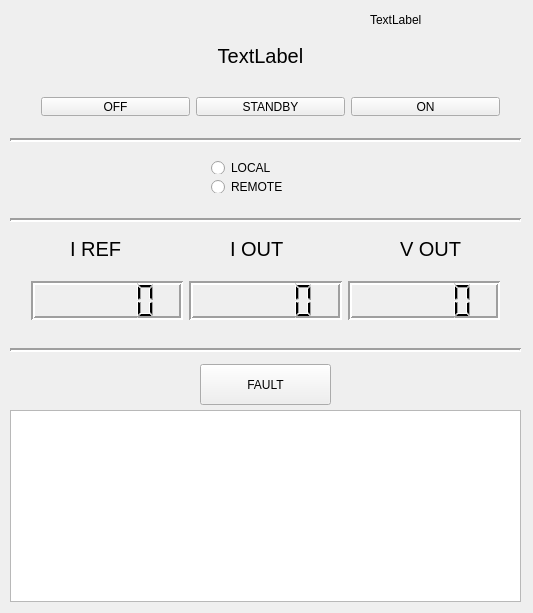
<?xml version="1.0" encoding="UTF-8"?>
<ui version="4.0">
 <class>Widget</class>
 <widget class="QWidget" name="Widget">
  <property name="geometry">
   <rect>
    <x>0</x>
    <y>0</y>
    <width>533</width>
    <height>613</height>
   </rect>
  </property>
  <property name="windowTitle">
   <string>Widget</string>
  </property>
  <widget class="QLabel" name="statusLabel">
   <property name="geometry">
    <rect>
     <x>120</x>
     <y>40</y>
     <width>281</width>
     <height>31</height>
    </rect>
   </property>
   <property name="font">
    <font>
     <pointsize>15</pointsize>
    </font>
   </property>
   <property name="layoutDirection">
    <enum>Qt::LeftToRight</enum>
   </property>
   <property name="frameShape">
    <enum>QFrame::NoFrame</enum>
   </property>
   <property name="text">
    <string>TextLabel</string>
   </property>
   <property name="alignment">
    <set>Qt::AlignCenter</set>
   </property>
  </widget>
  <widget class="QLabel" name="label">
   <property name="geometry">
    <rect>
     <x>70</x>
     <y>240</y>
     <width>67</width>
     <height>17</height>
    </rect>
   </property>
   <property name="font">
    <font>
     <pointsize>15</pointsize>
    </font>
   </property>
   <property name="text">
    <string>I REF</string>
   </property>
  </widget>
  <widget class="QLabel" name="label_2">
   <property name="geometry">
    <rect>
     <x>230</x>
     <y>240</y>
     <width>67</width>
     <height>17</height>
    </rect>
   </property>
   <property name="font">
    <font>
     <pointsize>15</pointsize>
    </font>
   </property>
   <property name="text">
    <string>I OUT</string>
   </property>
  </widget>
  <widget class="QLabel" name="label_3">
   <property name="geometry">
    <rect>
     <x>400</x>
     <y>240</y>
     <width>67</width>
     <height>17</height>
    </rect>
   </property>
   <property name="font">
    <font>
     <pointsize>15</pointsize>
    </font>
   </property>
   <property name="text">
    <string>V OUT</string>
   </property>
  </widget>
  <widget class="Line" name="line">
   <property name="geometry">
    <rect>
     <x>10</x>
     <y>130</y>
     <width>511</width>
     <height>20</height>
    </rect>
   </property>
   <property name="frameShadow">
    <enum>QFrame::Sunken</enum>
   </property>
   <property name="lineWidth">
    <number>2</number>
   </property>
   <property name="orientation">
    <enum>Qt::Horizontal</enum>
   </property>
  </widget>
  <widget class="Line" name="line_2">
   <property name="geometry">
    <rect>
     <x>10</x>
     <y>210</y>
     <width>511</width>
     <height>20</height>
    </rect>
   </property>
   <property name="lineWidth">
    <number>2</number>
   </property>
   <property name="orientation">
    <enum>Qt::Horizontal</enum>
   </property>
  </widget>
  <widget class="Line" name="line_3">
   <property name="geometry">
    <rect>
     <x>10</x>
     <y>340</y>
     <width>511</width>
     <height>20</height>
    </rect>
   </property>
   <property name="lineWidth">
    <number>2</number>
   </property>
   <property name="orientation">
    <enum>Qt::Horizontal</enum>
   </property>
  </widget>
  <widget class="QPushButton" name="faultButton">
   <property name="geometry">
    <rect>
     <x>200</x>
     <y>364</y>
     <width>131</width>
     <height>41</height>
    </rect>
   </property>
   <property name="text">
    <string>FAULT</string>
   </property>
  </widget>
  <widget class="QWidget" name="layoutWidget">
   <property name="geometry">
    <rect>
     <x>200</x>
     <y>150</y>
     <width>114</width>
     <height>54</height>
    </rect>
   </property>
   <layout class="QVBoxLayout" name="verticalLayout">
    <item>
     <widget class="QRadioButton" name="localRadioButton">
      <property name="text">
       <string>LOCAL</string>
      </property>
     </widget>
    </item>
    <item>
     <widget class="QRadioButton" name="remoteRadioButton">
      <property name="text">
       <string>REMOTE</string>
      </property>
     </widget>
    </item>
   </layout>
  </widget>
  <widget class="QWidget" name="layoutWidget">
   <property name="geometry">
    <rect>
     <x>30</x>
     <y>86</y>
     <width>481</width>
     <height>41</height>
    </rect>
   </property>
   <layout class="QHBoxLayout" name="horizontalLayout">
    <item>
     <widget class="QPushButton" name="offButton">
      <property name="sizePolicy">
       <sizepolicy hsizetype="Minimum" vsizetype="Expanding">
        <horstretch>0</horstretch>
        <verstretch>0</verstretch>
       </sizepolicy>
      </property>
      <property name="text">
       <string>OFF</string>
      </property>
     </widget>
    </item>
    <item>
     <widget class="QPushButton" name="stdbButton">
      <property name="sizePolicy">
       <sizepolicy hsizetype="Minimum" vsizetype="Expanding">
        <horstretch>0</horstretch>
        <verstretch>0</verstretch>
       </sizepolicy>
      </property>
      <property name="text">
       <string>STANDBY</string>
      </property>
     </widget>
    </item>
    <item>
     <widget class="QPushButton" name="onButton">
      <property name="sizePolicy">
       <sizepolicy hsizetype="Minimum" vsizetype="Expanding">
        <horstretch>0</horstretch>
        <verstretch>0</verstretch>
       </sizepolicy>
      </property>
      <property name="text">
       <string>ON</string>
      </property>
     </widget>
    </item>
   </layout>
  </widget>
  <widget class="QWidget" name="layoutWidget">
   <property name="geometry">
    <rect>
     <x>20</x>
     <y>270</y>
     <width>491</width>
     <height>61</height>
    </rect>
   </property>
   <layout class="QHBoxLayout" name="horizontalLayout_2">
    <item>
     <widget class="QLCDNumber" name="lcdNumber">
      <property name="font">
       <font>
        <pointsize>14</pointsize>
       </font>
      </property>
      <property name="frameShadow">
       <enum>QFrame::Sunken</enum>
      </property>
      <property name="lineWidth">
       <number>2</number>
      </property>
     </widget>
    </item>
    <item>
     <widget class="QLCDNumber" name="lcdNumber_2">
      <property name="font">
       <font>
        <pointsize>14</pointsize>
       </font>
      </property>
      <property name="frameShadow">
       <enum>QFrame::Sunken</enum>
      </property>
      <property name="lineWidth">
       <number>2</number>
      </property>
     </widget>
    </item>
    <item>
     <widget class="QLCDNumber" name="lcdNumber_3">
      <property name="font">
       <font>
        <pointsize>14</pointsize>
       </font>
      </property>
      <property name="frameShadow">
       <enum>QFrame::Sunken</enum>
      </property>
      <property name="lineWidth">
       <number>2</number>
      </property>
     </widget>
    </item>
   </layout>
  </widget>
  <widget class="QTableView" name="tableView">
   <property name="geometry">
    <rect>
     <x>10</x>
     <y>410</y>
     <width>511</width>
     <height>192</height>
    </rect>
   </property>
  </widget>
  <widget class="QLabel" name="dateTimeLabel">
   <property name="geometry">
    <rect>
     <x>370</x>
     <y>10</y>
     <width>161</width>
     <height>20</height>
    </rect>
   </property>
   <property name="text">
    <string>TextLabel</string>
   </property>
  </widget>
 </widget>
 <layoutdefault spacing="6" margin="11"/>
 <resources/>
 <connections/>
</ui>
